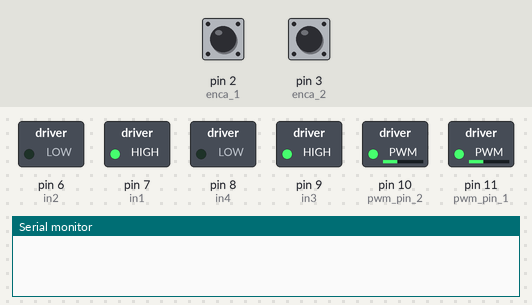
Simulated run of this sketch. Board: Arduino Uno, built with avr-gcc and run on an emulated ATmega328P. On the bench: switched loads named in the sketch (green lamp = pin HIGH), the last lines printed to the serial monitor. Inputs (shaded band) come from the test bench; at power-on: pin 2 (enca_1) HIGH, pin 3 (enca_2) HIGH.

Above: at 0.05 s.
At 1.95 s:
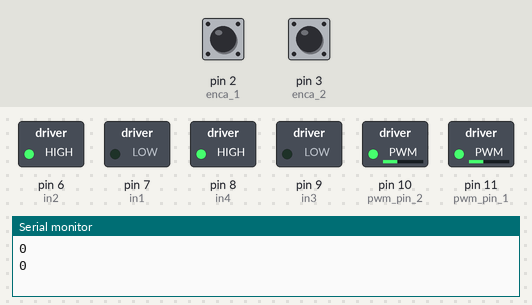
Timing chart, 0 to 3.0 s (numbered marks = the images above):
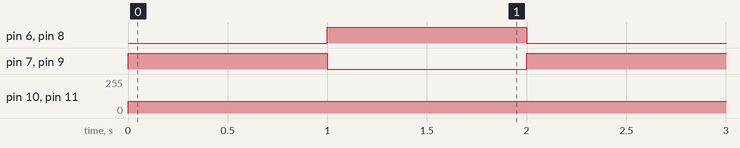

Measured:
- by itself, pin 6 (in2), pin 7 (in1), pin 8 (in4), pin 9 (in3): alternates HIGH for 1.0 s and LOW for 1.0 s
- by itself, pin 10 (pwm_pin_2), pin 11 (pwm_pin_1): 0/255 → 90/255 at 0.00 s

The sketch:

dc_motor_test_2dc.ino
```cpp
//to control dc motor using driver for both motors
#define enca_1 2 //yellow
#define encb_1 4 //white

#define enca_2 3 //yellow
#define encb_2 5 //white

#define pwm_pin_1 11
#define in2 6
#define in1 7

#define pwm_pin_2 10
#define in4 8
#define in3 9

int pos1 = 0;
int pos2 = 0;

void setup() {
  Serial.begin(9600);
  pinMode(enca_1, INPUT);
  pinMode(encb_1, INPUT);
  attachInterrupt(digitalPinToInterrupt(enca_1), readEncoder_1,RISING);

  pinMode(enca_2, INPUT);
  pinMode(encb_2, INPUT);
  attachInterrupt(digitalPinToInterrupt(enca_2), readEncoder_2,RISING);

  pinMode(in2, OUTPUT);
  pinMode(in1, OUTPUT);
  pinMode(pwm_pin_1, OUTPUT);

  pinMode(in4, OUTPUT);
  pinMode(in3, OUTPUT);
  pinMode(pwm_pin_2, OUTPUT);
}

void loop() {
  setMotor(1, 90, pwm_pin_1, in1, in2);
  setMotor(1, 90, pwm_pin_2, in3, in4);
  delay(1000);
  Serial.println(pos1);
  Serial.println(pos2);

  setMotor(-1, 90, pwm_pin_1, in1, in2);
  setMotor(-1, 90, pwm_pin_2, in3, in4);
  delay(1000);
  Serial.println(pos1);
  Serial.println(pos2);

}
void setMotor(int dir, int pwmVal, int pwm, int in1_pin, int in2_pin){
  analogWrite(pwm, pwmVal);
  if(dir == 1){
    digitalWrite(in1_pin, HIGH);
    digitalWrite(in2_pin, LOW);
  }
  else if(dir == -1){
    digitalWrite(in1_pin, LOW);
    digitalWrite(in2_pin, HIGH);
  }
  else{
    digitalWrite(in1_pin, LOW);
    digitalWrite(in2_pin, LOW);
  }
}

void readEncoder_1(){
  int b1 = digitalRead(encb_1);

  if (b1>0){
    pos1++;
  }
  else {
    pos1--;
  }
}

void readEncoder_2(){
  int b2 = digitalRead(encb_2);

  if (b2>0){
    pos2++;
  }
  else {
    pos2--;
  }
}
```
